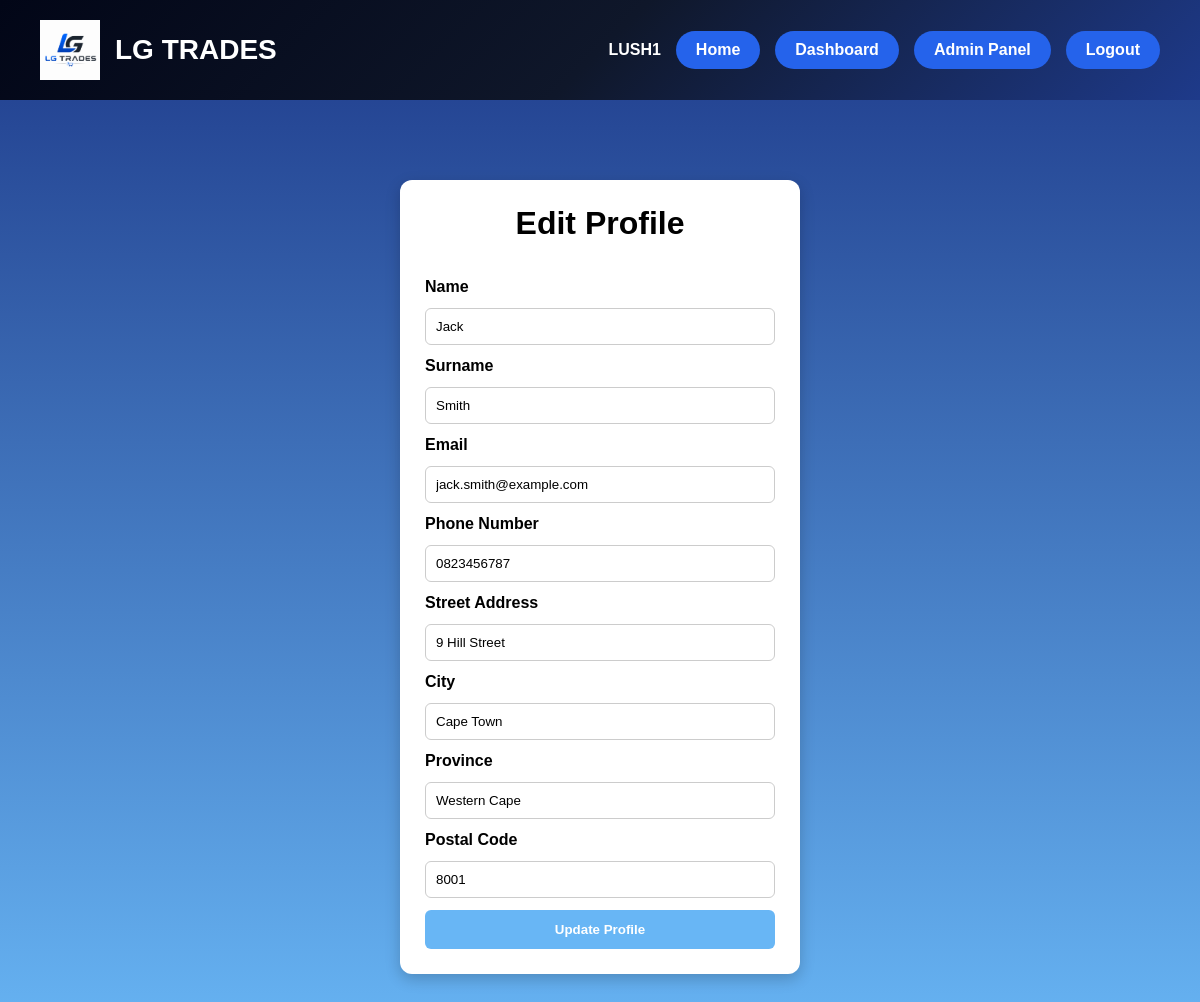
The app's page /edituser.php?username=JACK2 (signed in) with its own data.
### tables this page shows
CREATE TABLE `users` (
  `username` varchar(5) NOT NULL,
  `name` varchar(50) NOT NULL,
  `surname` varchar(50) NOT NULL,
  `password` varchar(255) NOT NULL,
  `phone_number` varchar(10) DEFAULT NULL,
  `email` varchar(100) DEFAULT NULL,
  `admin` tinyint(1) DEFAULT 0,
  `street_address` varchar(255) DEFAULT NULL,
  `city` varchar(100) DEFAULT NULL,
  `province` varchar(100) DEFAULT NULL,
  `postal_code` varchar(20) DEFAULT NULL
);

### edituser.php (the view, shortened to what this page needs)
<?php
include "db.php";
include "header.php";
if (isset($_SESSION['admin']) && $_SESSION['admin'] == 1) {
$username = $_GET['username'];
} else {
    $username = $_SESSION['username'];
}
$sql = "SELECT * FROM users WHERE username='$username'";
$result = mysqli_query($conn, $sql);
$user = mysqli_fetch_assoc($result);
?>
<!DOCTYPE html>
<html>
<head>
<link rel="stylesheet" href="style.css">
</head>
<body class="addproduct_body">
<div class = "addproduct_container">
<div class="box">
    <h1>Edit Profile</h1>
    <br></br>
    <form class="addproduct_form" method="POST">
        <label class="formlabel" for="text">Name</label>
        <input class= "addproduct_input" type="text" name="name"
               value="<?php echo $user['name']; ?>"
               placeholder="Name" required>
        <label class="formlabel" for="text">Surname</label>
        <input class= "addproduct_input" type="text" name="surname"
               value="<?php echo $user['surname']; ?>"
               placeholder="Surname" required>
        <label class="formlabel" for="text">Email</label>
        <input class= "addproduct_input" type="email" name="email"
               value="<?php echo $user['email']; ?>"
               placeholder="Email" required>
        <label class="formlabel" for="text">Phone Number</label>
        <input class= "addproduct_input" type="text" name="phone_number"
               value="<?php echo $user['phone_number']; ?>"
               placeholder="Phone Number" required>
        <label class="formlabel">Street Address</label>
        <input class="addproduct_input" type="text" name="street_address"
         value="<?php echo $user['street_address']; ?>"
         placeholder="Street Address">
        <label class="formlabel">City</label>
        <input class="addproduct_input" type="text" name="city"
         value="<?php echo $user['city']; ?>"
         placeholder="City">
        <label class="formlabel">Province</label>
        <input class="addproduct_input" type="text" name="province"
         value="<?php echo $user['province']; ?>"
         placeholder="Province">
        <label class="formlabel">Postal Code</label>
        <input class="addproduct_input" type="text" name="postal_code"
         value="<?php echo $user['postal_code']; ?>"
         placeholder="Postal Code">
        <button class= "addproductbtn" type="submit">Update Profile</button>
    </form>
</div>
</div>
</body>
</html>

### style.css (style rules this page uses)
.formlabel { font-weight: bold; }
* { margin:0; padding:0; box-sizing:border-box; font-family:Arial, sans-serif; }
.addproduct_body { margin:0; font-family:Arial; background: linear-gradient(to bottom,#1E3A8A,#68b6f5); }
.addproduct_container { width:400px; margin:80px auto; background:white; padding:25px; border-radius:12px; box-shadow:0 5px 15px rgba(0,0,0,0.2); }
h1 { text-align:center; }
.addproduct_form { display:flex; flex-direction:column; gap:12px; }
.addproduct_input, .addproduct_textarea, .addproduct_select { padding:10px; border-radius:6px; border:1px solid #ccc; }
.addproductbtn { padding:12px; border:none; border-radius:6px; background:#68b6f5; color:white; font-weight:bold; cursor:pointer; }

### records on screen
users: name "Jack", surname "Smith", email "jack.smith@example.com", phone_number "0823456787", street_address "9 Hill Street", city "Cape Town", province "Western Cape", postal_code "8001"

### other values on screen
$_SESSION['username'] "LUSH1"
